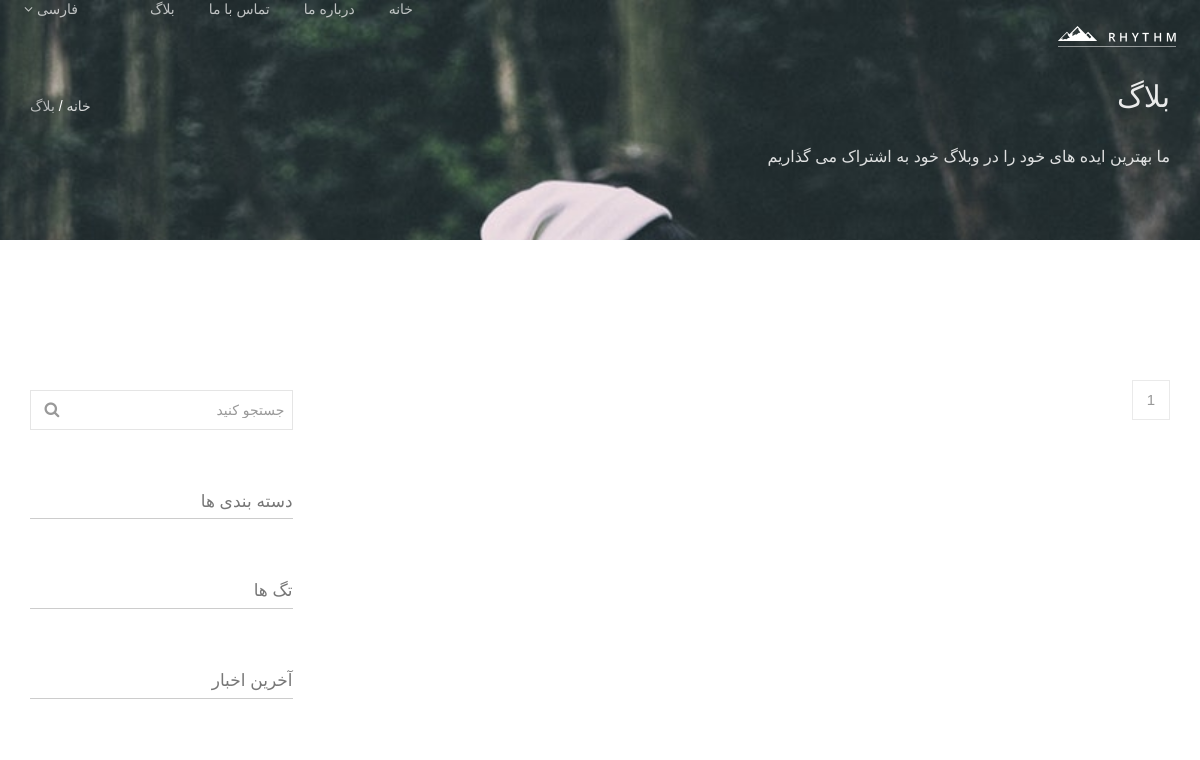
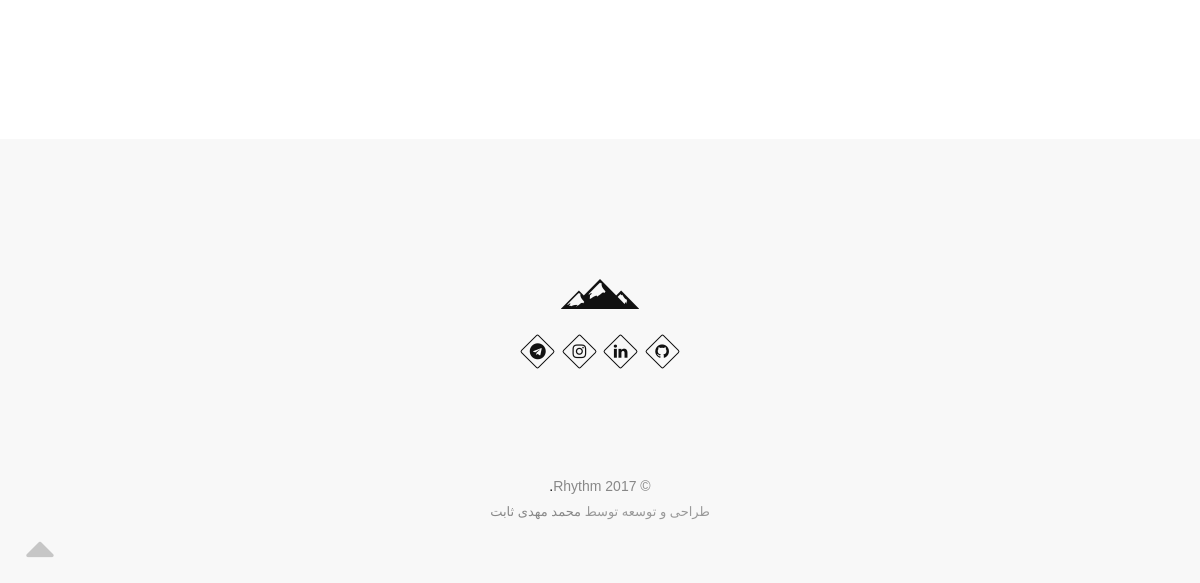
The page /blog/category/داستان on the database as committed earlier (2 pictures, top to bottom).
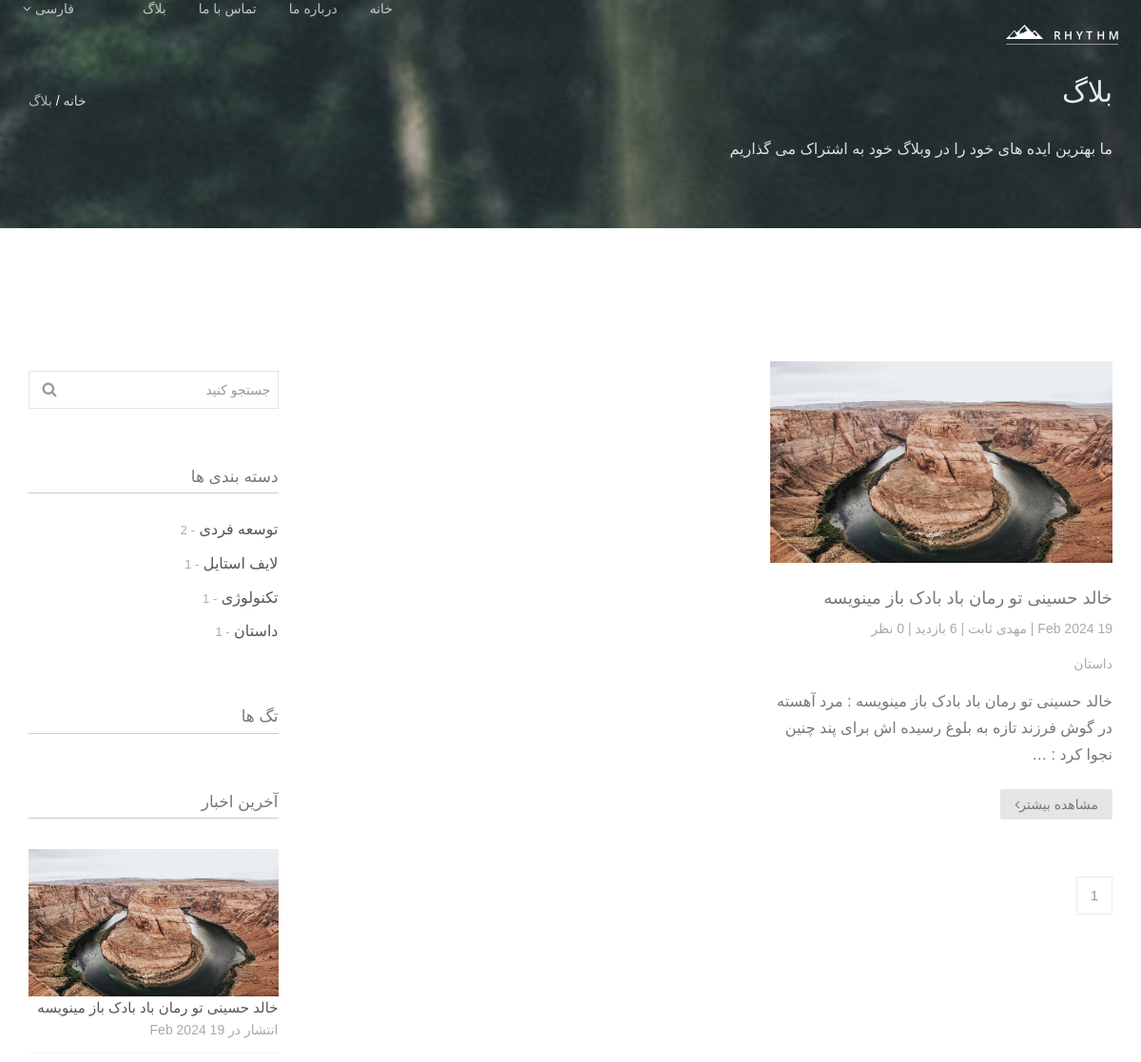
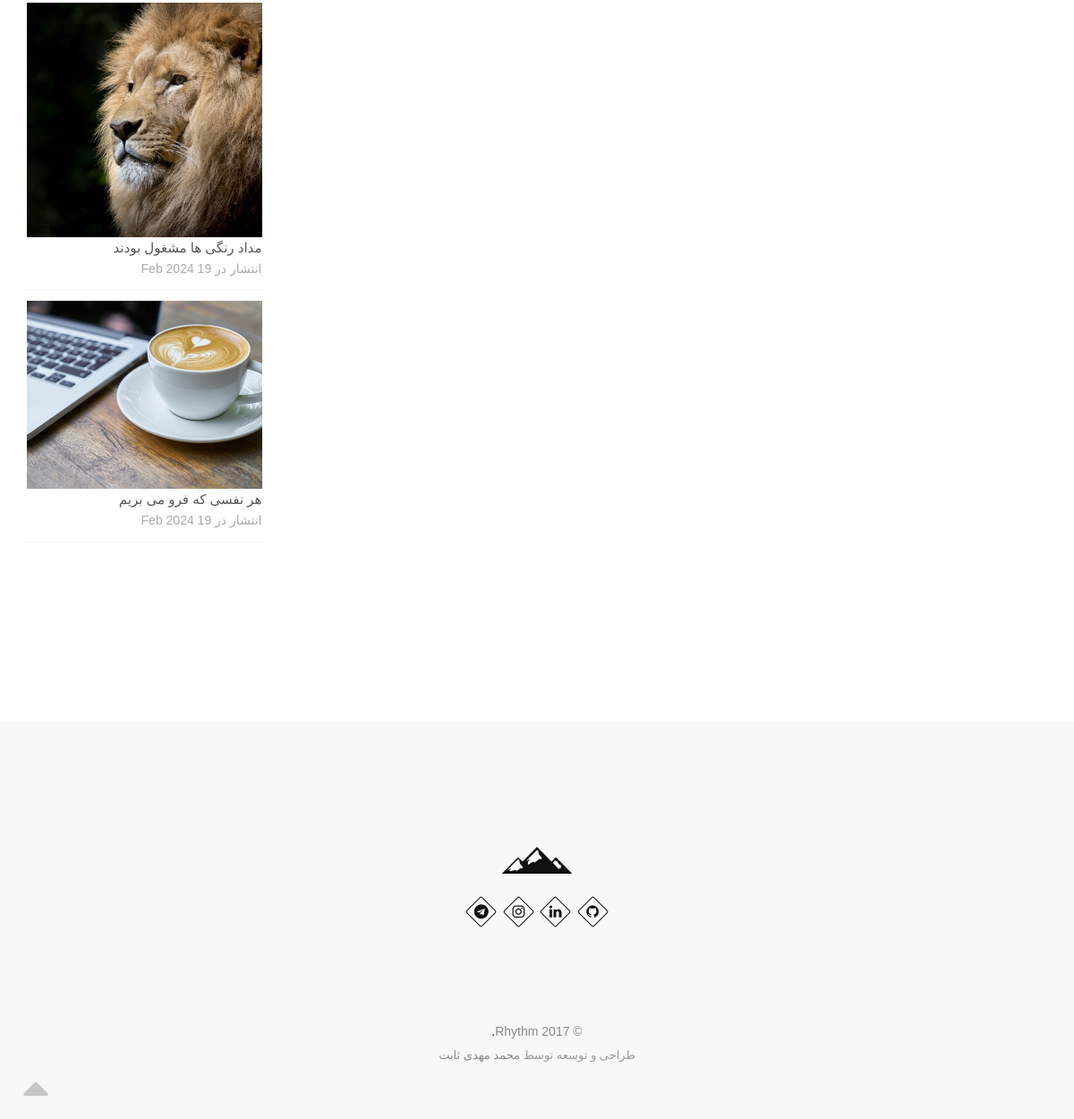
The same page on the database as committed later (2 pictures, top to bottom).
### blog/models.py (models this page shows, shortened)
class Post(models.Model):
    title = models.CharField(max_length = 255)
    content = models.TextField()
    image = models.ImageField(upload_to='blog/',default='blog/default.jpg')
    tags = TaggableManager()
    category = models.ManyToManyField(Category)
    author = models.ForeignKey(User, on_delete=models.SET_NULL, null=True)
    counted_view = models.IntegerField(default=0)
    status = models.BooleanField(default=False)
    login_require = models.BooleanField(default=False)
    created_date = models.DateTimeField(auto_now_add=True)
    updated_date = models.DateTimeField(auto_now=True)
    published_date = models.DateTimeField(null=True)
    class Meta:
        ordering = ['-created_date']

class Category(models.Model):
    name = models.CharField(max_length = 255)
    def __str__(self):
        return self.name

### blog/views.py (the view)
# urls.py: path('',blog_view, name='index'),
def blog_view(request, **kwargs):
    posts = Post.objects.filter(published_date__lte=datetime.now(tz=timezone.utc), status=True)
    if kwargs.get('cat_name') != None:
        posts = posts.filter(category__name = kwargs['cat_name'])
    if kwargs.get('author_username') != None:
        posts = posts.filter(author__username = kwargs['author_username'])
    if kwargs.get('tag_name') != None:
        posts = posts.filter(tags__name__in = [kwargs['tag_name']])
    posts = Paginator(posts, 2)
    try:
        page_number = request.GET.get('page')
        posts = posts.page(page_number)
    except EmptyPage:
        posts = posts.page(1)
    except PageNotAnInteger:
        posts = posts.page(1)
    context = {'posts' : posts}
    return render(request, 'blog/blog-home.html', context)

### blog/templatetags/blog_tags.py (called while the page is built)
@register.inclusion_tag('blog/blog-lates-posts.html')
def latestposts(arg=4):
    posts = Post.objects.filter(status=1).order_by('-published_date')[:arg]
    return {'posts' : posts}

@register.inclusion_tag('blog/blog-post-categories.html')
def postcategories():
    posts = Post.objects.filter(status=1)
    categories = Category.objects.all()
    cat_dict = {}
    for name in categories:
        cat_dict[name]=posts.filter(category=name).count
    return {'categories' : cat_dict}

@register.simple_tag(name='comments_count')
def function(pid):
    return Comment.objects.filter(post=pid, approved=True).count()

### templates/blog/blog-home.html (shortened to what this page needs)
{% extends 'base.html' %} {% load static %} {% load blog_tags %} {% block content %}
<section
  class="small-section bg-dark"
  data-background="{% static 'images/slide-2.jpg' %}"
>
  <div class="relative container align-right">
    <div class="row">
      <div class="col-md-8">
        <h1 class="hs-line-11 font-alt mb-20 mb-xs-0">بلاگ</h1>
        <div class="hs-line-4 font-alt">
          ما بهترین ایده های خود را در وبلاگ خود به اشتراک می گذاریم
        </div>
      </div>
      <div class="col-md-4 mt-30">
        <div class="mod-breadcrumbs font-alt align-left">
          <a href="{% url 'website:home' %}">خانه</a>&nbsp;/&nbsp;<span>بلاگ</span>
        </div>
      </div>
    </div>
  </div>
</section>
<section class="page-section">
  <div class="container relative">
    <div class="row">
      <div class="col-sm-8">
        <div class="row masonry">
          {% for post in posts %}
          <div class="col-md-6 col-lg-6 mb-60 mb-xs-40">
            <div class="post-prev-img">
              <a href="{% url 'blog:single' pid=post.id %}"
                ><img src="{{post.image.url}}" alt=""
              /></a>
            </div>
            <div class="post-prev-title font-alt">
              <a href="{% url 'blog:single' pid=post.id %}">{{post.title}}</a>
            </div>
            <div class="post-prev-info font-alt">
              {{post.published_date|date:"d M Y"}} | <a href="{% url 'blog:author' author_username=post.author.username %}">{{post.author.get_full_name}}</a> | {{post.counted_view}} بازدید | {% comments_count pid=post.id %} نظر
            </div>
            <div class="post-prev-info font-alt">
              {% for cat in post.category.all %}
              <a href="{% url 'blog:category' cat_name=cat.name %}">{{cat.name}}</a>{% if not forloop.last %},{% endif %} {% endfor %}
            </div>
            <div class="post-prev-text">
              {{post.content|truncatewords_html:25}}
            </div>
            <div class="post-prev-more">
              <a href="{% url 'blog:single' pid=post.id %}" class="btn btn-mod btn-gray btn-round"
                >مشاهده بیشتر<i class="fa fa-angle-left"></i
              ></a>
            </div>
          </div>
          {% endfor %}
        </div>
        <div class="pagination">
           {% for i in posts.paginator.page_range %} {% if page_number == i %}
          <a href="?page={{i}}" class="active">1</a>
          {% else %}
          <a href="?page={{i}}">{{i}}</a>
          {% endif %} {% endfor %}
        </div>
      </div>
      <div class="col-sm-4 col-md-3 col-md-offset-1 sidebar">
        {% include 'blog/blog-search.html' %}
        {% postcategories %}
        {% include 'blog/blog-tags.html' %}
        {% latestposts %}
      </div>
    </div>
  </div>
</section>
{% endblock %}

### templates/base.html (shortened to what this page needs)
{% load static %}
<!DOCTYPE html>
<html dir="rtl">
  <head>
    <link rel="stylesheet" href="{% static 'css/bootstrap.min.css' %}" />
    <link rel="stylesheet" href="{% static 'css/bootstrap-rtl.min.css' %}" />
    <link rel="stylesheet" href="{% static 'css/style.css' %}" />
    <link rel="stylesheet" href="{% static 'css/style-responsive.css' %}" />
    <link rel="stylesheet" href="{% static 'css/animate.min.css' %}" />
    <link rel="stylesheet" href="{% static 'css/vertical-rhythm.min.css' %}" />
    <link rel="stylesheet" href="{% static 'css/owl.carousel.css' %}" />
    <link rel="stylesheet" href="{% static 'css/magnific-popup.css' %}" />
  </head>
  <body class="appear-animate">
    <div class="page" id="top">
      <nav class="main-nav dark transparent stick-fixed">
        <div class="full-wrapper relative clearfix">
          <div class="nav-logo-wrap local-scroll">
            <a href="{% url 'website:home' %}" class="logo">
              <img src="{% static '/images/logo-white.png' %}" alt="" />
            </a>
          </div>
          <div class="inner-nav desktop-nav">
            <ul class="clearlist">
              <li>
                <a href="{% url 'website:home' %}" class="mn-has-sub"
                  >خانه</i
                ></a>
              </li>
              <li>
                <a href="{% url 'website:about' %}" class="mn-has-sub"
                  >درباره ما</i
                ></a>
              </li>
              <li>
                <a href="{% url 'website:contact' %}" class="mn-has-sub"
                  >تماس با ما</i
                ></a>
              </li>
              <li>
                <a href="{% url 'blog:index' %}" class="mn-has-sub"
                  >بلاگ</i
                ></a>
              </li>
              <li><a>&nbsp;</a></li>
              <li>
                <a href="#" class="mn-has-sub"
                  >فارسی <i class="fa fa-angle-down"></i
                ></a>
              </li>
            </ul>
          </div>
        </div>
      </nav>
    {% block content %}
    {% endblock %}
      <footer class="page-section bg-gray-lighter footer pb-60">
        <div class="container">
          <div class="local-scroll mb-30 wow fadeInUp" data-wow-duration="1.5s">
            <a href="#top"
              ><img src="{% static '/images/logo-footer.png' %}" width="78" height="36" alt=""
            /></a>
          </div>
          <div class="footer-social-links mb-110 mb-xs-60">
            <a href="https://github.com/metisbt" title="github" target="_blank"
              ><i class="fa fa-github"></i
            ></a>
            <a href="https://www.linkedin.com/in/metisbt/" title="linkedin" target="_blank"
              ><i class="fa fa-linkedin"></i
            ></a>
            <a href="https://instagram.com/metisbt" title="instagram" target="_blank"
              ><i class="fa fa-instagram"></i
            ></a>
            <a href="https://t.me/metisbt" title="telegram" target="_blank"
              ><i class="fa fa-telegram"></i
            ></a>
          </div>
          <div class="footer-text">
            <div class="footer-copy font-alt">
              <a
                href="http://themeforest.net/user/theme-guru/portfolio"
                target="_blank"
                >&copy; Rhythm 2017</a
              >.
            </div>
            <div class="footer-made">طراحی و توسعه توسط <a href="https://mahdisabet.ir">محمد مهدی ثابت</a></div>
          </div>
        </div>
        <div class="local-scroll">
          <a href="#top" class="link-to-top"><i class="fa fa-caret-up"></i></a>
        </div>
      </footer>
    </div>
  </body>
</html>

### templates/blog/blog-search.html
{% load static %}
<div class="widget">
  <form class="form-inline form" method="get" action="{% url 'blog:search' %}">
    <div class="search-wrap">
      <button class="search-button animate" type="submit" title="Start Search">
        <i class="fa fa-search"></i>
      </button>
      <input
        type="text"
        name="s"
        class="form-control search-field"
        placeholder="جستجو کنید"
      />
    </div>
  </form>
</div>

### templates/blog/blog-post-categories.html
{% load static %}
<div class="widget">
  <h5 class="widget-title font-alt">دسته بندی ها</h5>
  <div class="widget-body">
    <ul class="clearlist widget-menu">
    {% for name,count in categories.items %}
      <li>
        <a href="{% url 'blog:category' cat_name=name %}" title="">{{name}}</a>
        <small> - {{count}} </small>
      </li>
    {% endfor %}
    </ul>
  </div>
</div>

### templates/blog/blog-tags.html (shortened to what this page needs)
{% load static %}
<div class="widget">
  <h5 class="widget-title font-alt">تگ ها</h5>
</div>

### templates/blog/blog-lates-posts.html
{% load static %}
<div class="widget">
  <h5 class="widget-title font-alt">آخرین اخبار</h5>
  <div class="widget-body">
    <ul class="clearlist widget-posts">
    {% for post in posts %}
      <li class="clearfix">
        <a href="{% url 'blog:single' pid=post.id %}">
          <img
            src="{{post.image.url}}"
            alt=""
            class="widget-posts-img"
          />
        </a>
        <a href="{% url 'blog:single' pid=post.id %}" >{{post.title}}</a>
        انتشار در {{post.published_date|date:"d M Y"}}
      </li>
    {% endfor %}
    </ul>
  </div>
</div>

### statics/css/style-responsive.css (style rules this page uses)
@media only screen and (max-width: 1366px) { .inner-nav ul li { margin-right: 34px; } }

Rows that differ between the two databases and show on the page:
added Post: image (picture), title "خالد حسینی تو رمان باد بادک باز مینویسه", author.get_full_name "مهدی ثابت", content "خالد حسینی تو رمان باد بادک باز مینویسه : ﻣﺮﺩ ﺁﻫﺴﺘﻪ ﺩﺭ ﮔﻮﺵ ﻓﺮﺯﻧﺪ ﺗﺎﺯﻩ ﺑﻪ ﺑﻠﻮﻍ ﺭﺳﯿﺪﻩ ﺍﺵ ﺑﺮﺍﯼ ﭘﻨﺪ ﭼﻨﯿﻦ ﻧﺠﻮﺍ ﮐﺮﺩ : …", published_date "19 Feb 2024"
added Category: name "داستان", count "1"
added Category: name "توسعه فردی", count "2", shown under "دسته بندی ها"
added Category: name "لایف استایل", count "1", shown under "دسته بندی ها"
added Category: name "تکنولوژی", count "1", shown under "دسته بندی ها"
added Post: image (picture), title "مداد رنگی ها مشغول بودند", published_date "19 Feb 2024", shown under "آخرین اخبار"
added Post: image (picture), title "هر نفسی که فرو می‌ بریم", published_date "19 Feb 2024", shown under "آخرین اخبار"
